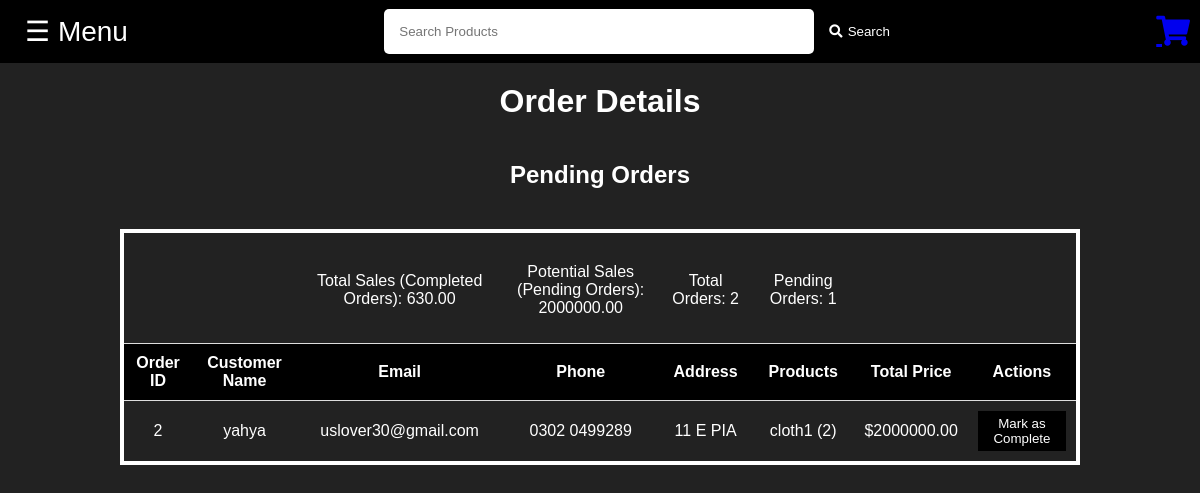
/order-details/ (signed in), run on the app's committed database.
### keychain_app/models.py (models this page shows, shortened)
class Order(models.Model):
    name = models.CharField(max_length=100)
    email = models.EmailField()
    phone = models.CharField(max_length=20)
    address = models.TextField()
    postal_code = models.CharField(max_length=20)
    country = models.CharField(max_length=100)
    city = models.CharField(max_length=100, default=None)
    payment = models.CharField(max_length=100)
    total_price_after_gst = models.DecimalField(max_digits=10, decimal_places=2)
    created_at = models.DateTimeField(auto_now_add=True)
    products = models.TextField(default='[]')  # Default value set to an empty list
    is_complete = models.BooleanField(default=False)

### keychain_app/views.py (the view, shortened to what this page needs)
# urls.py: path('order-details/', views.order_details, name='order_details'),
@staff_member_required
def order_details(request):
    search_query = request.GET.get('search', '')
    all_orders = Order.objects.all()
    total_orders = all_orders.count()
    pending_orders = all_orders.filter(is_complete=False)
    completed_orders = all_orders.filter(is_complete=True)
    total_sales = sum(order.total_price_after_gst for order in completed_orders)
    potential_sales = sum(order.total_price_after_gst for order in pending_orders)
    return render(request, 'order_details.html', {
        'pending_orders': pending_orders,
        'total_orders': total_orders,
        'total_pending_orders': pending_orders.count(),
        'total_sales': total_sales,
        'potential_sales': potential_sales,
        'search_query': search_query,
    })

### keychain_app/templates/order_details.html (shortened to what this page needs)
{% load static %}
<!DOCTYPE html>
<html lang="en">
<head>
    <link rel="stylesheet" href="https://cdnjs.cloudflare.com/ajax/libs/font-awesome/5.15.2/css/all.min.css" />
</head>
<body>
    <div id="navbar">
        <div id="menu-icon">&#9776; Menu</div>
        <form method="get" action="{% url 'products_overview' %}" id="search-bar-container">
            <input type="text" name="search" placeholder="Search Products" id="search-bar">
            <button type="submit" id="search-button"><i class="fas fa-search"></i> Search</button>
        </form>
        <div id="cart-button">
            <a href="{% url 'view_cart' %}" class="fas fa-shopping-cart"></a>
        </div>
    </div>
    <h1 style="text-align: center; margin-top: 20px;">Order Details</h1>
    <h2 style="text-align: center;">Pending Orders</h2>
    <table>
        <thead>
            <tr>
                <td></td>
                <td></td>
                    <td><p class="total-sales">Total Sales (Completed Orders): {{ total_sales }}</p></td>
                    <td><p class="total-sales">Potential Sales (Pending Orders): {{ potential_sales }}</p></td>
                    <td><p class="total-sales">Total Orders: {{ total_orders }}</p></td>
                    <td><p class="total-sales">Pending Orders: {{ total_pending_orders }}</p></td>
                    <td></td>
                    <td></td>
            </tr>
            <tr>
                <th>Order ID</th>
                <th>Customer Name</th>
                <th>Email</th>
                <th>Phone</th>
                <th>Address</th>
                <th>Products</th>
                <th>Total Price</th>
                <th>Actions</th>
            </tr>
        </thead>
        <tbody>
            {% for order in pending_orders %}
            <tr>
                <td>{{ order.id }}</td>
                <td>{{ order.name }}</td>
                <td>{{ order.email }}</td>
                <td>{{ order.phone }}</td>
                <td>{{ order.address }}</td>
                <td>{{ order.products }}</td>
                <td>${{ order.total_price_after_gst }}</td>
                <td>
                    <form action="{% url 'mark_order_complete' order.id %}" method="POST">
                        <button type="submit" class="btn-complete">Mark as Complete</button>
                    </form>
                </td>
            </tr>
            {% endfor %}
        </tbody>
    </table>
</body>
</html>

### keychain_app/templates/order_details.html (style rules this page uses)
html, body { overflow-x: hidden; }
body { font-family: "Arial", sans-serif; background-color: #222; color: #fff; margin: 0; padding: 0; display: flex; flex-direction: column; min-height: 100vh; }
table { width: 80%; margin: 20px auto; border-collapse: collapse; border: 4px solid; }
th, td { padding: 10px; border-bottom: 1px solid #ddd; text-align: center; }
th { background-color: #000; color: #fff; }
button { background-color: #000; color: #fff; border: none; padding: 5px 10px; cursor: pointer; }
p { text-align: center; margin-top: 20px; }
#navbar { background-color: #000; padding: 10px; display: flex; justify-content: space-between; align-items: center; position: relative; }
#menu-icon { font-size: 28px; cursor: pointer; padding: 10px 20px; }
#cart-button { font-size: 30px; padding: 5px; margin-left: 20px; }
#search-bar-container { display: flex; align-items: center; flex: 1; justify-content: center; }
#search-bar { margin: 0 5px; padding: 15px; border: none; border-radius: 5px; width: 100%; max-width: 400px; }
#search-button { cursor: pointer; padding: 10px; border: none; background-color: #000; color: #fff; border-radius: 5px; display: flex; align-items: center; }
#search-button i { margin-right: 5px; }
@media screen and (min-width: 488px) { #navbar { padding: 5px; } }

### data on the page
Order: id "2", name "yahya", email "uslover30@gmail.com", phone "0302 0499289", address "11 E PIA", products "cloth1 (2)", total_price_after_gst "2000000.00"

### other printed values
{{ total_sales }} "630.00"
{{ potential_sales }} "2000000.00"
{{ total_orders }} "2"
{{ total_pending_orders }} "1"
